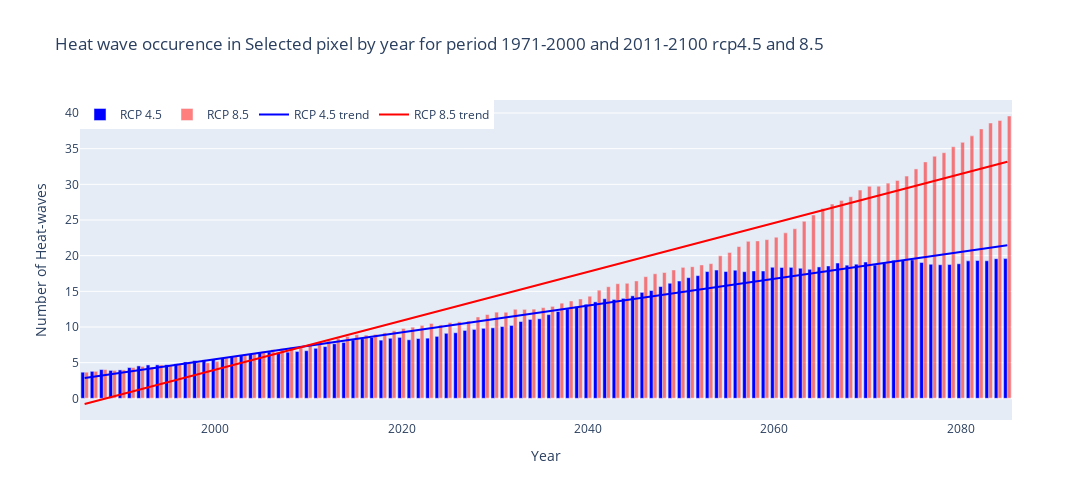

Notebook source saved alongside this figure:
### Code cell
b = hwd45h
t = hwd85h
# Calculate trend lines for b and t
b_trend = np.polyfit(np.arange(len(b)), b, 1)
t_trend = np.polyfit(np.arange(len(t)), t, 1)
# Define years
year = list(range(1986, 2086))
# Create figure
fig = go.Figure()
# Add bar trace for 'b'
fig.add_trace(go.Bar(x=year, y=b, name='RCP 4.5', marker_color='blue'))
# Add bar trace for 't'
fig.add_trace(go.Bar(x=year, y=t, name='RCP 8.5', opacity=0.5, marker_color='red'))
# Add trend line trace for 'b'
fig.add_trace(go.Scatter(x=year, y=np.polyval(b_trend, np.arange(len(b))), mode='lines', name='RCP 4.5 trend', line=dict(color='blue')))
# Add trend line trace for 't'
fig.add_trace(go.Scatter(x=year, y=np.polyval(t_trend, np.arange(len(t))), mode='lines', name='RCP 8.5 trend', line=dict(color='red')))
# Update layout
fig.update_layout(
    title='Heat wave occurence in Selected pixel by year for period 1971-2000 and 2011-2100 rcp4.5 and 8.5',
    xaxis_title='Year',
    yaxis_title='Number of Heat-waves',
    legend=dict(x=0, y=1, traceorder='normal', orientation='h'),
    width=1100,
    height=500)
